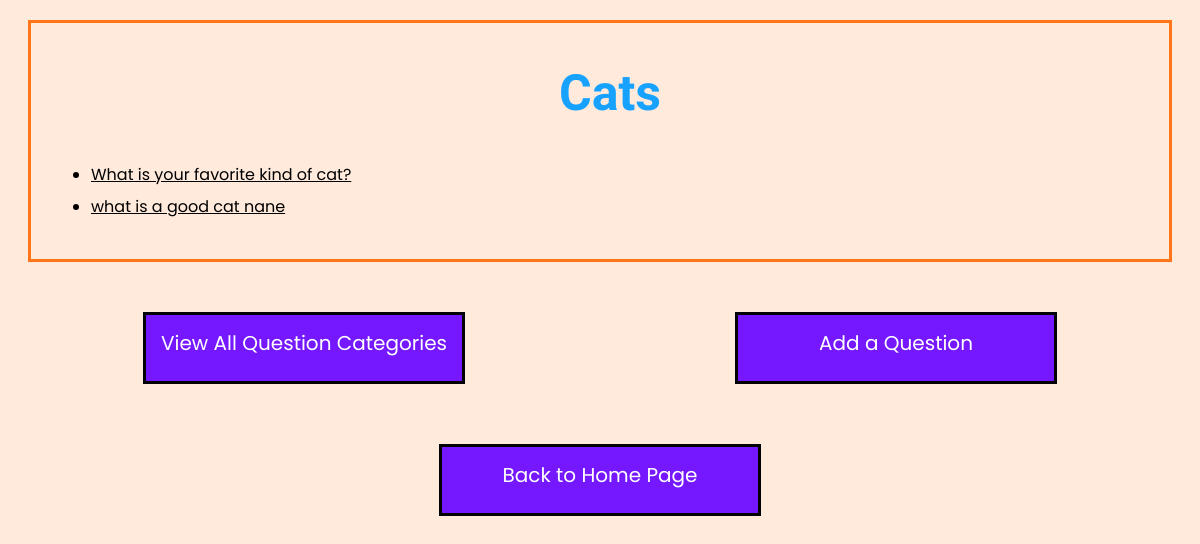
The page /polls/10/topic/ on the database its author committed.
### polls/models.py (models this page shows, shortened)
class Topic(models.Model):
    topic_name = models.CharField(max_length=200)
    pub_date = models.DateTimeField("date published")

class Question(models.Model):
    topic = models.ManyToManyField(Topic)
    question_text = models.CharField(max_length=200)
    pub_date = models.DateTimeField("date published")

### polls/views.py (the view)
# urls.py: path("<int:pk>/topic/", views.topic_view, name="topic"),
def topic_view(request, pk):
    topic = get_object_or_404(Topic, pk=pk)
    questions = Question.objects.filter(topic=topic)
    return render(request, 'polls/topic.html', {
        'topic': topic,  # Pass the Topic object
        'question_by_topic_list': questions  # Pass the filtered Questions
    })

### polls/context_processors.py (called while the page is built)
def get_question_lists():
    questions = Question.objects.annotate(total_votes=Sum('choice__votes'))
    return {
        "latest_questions": ("Most Recent Questions", Question.objects.order_by("-pub_date")[:5]),
        "oldest_questions": ("Oldest Questions", Question.objects.order_by("pub_date")[:5]),
        "popular_questions": ("Most Popular Questions", questions.order_by('-total_votes')[:5]),
        "all_questions": ("All Questions", Question.objects.all()),
    }

def latest_questions(request):
    return {"latest_questions": get_question_lists()["latest_questions"]}

def oldest_questions(request):
    return {"oldest_questions": get_question_lists()["oldest_questions"]}

def popular_questions(request):
    return {"popular_questions": get_question_lists()["popular_questions"]}

def all_questions(request):
    return {"all_questions": get_question_lists()["all_questions"]}

def all_lists(request):
    return {"all_lists": get_question_lists()}

def specific_question_list(request):
    list_name = request.GET.get("list_name") # Extract list name from GET params
    question_list = get_question_lists().get(list_name, []) # Get selected list or empty
    return {"list_name": list_name, "question_list": question_list}

### polls/templates/polls/topic.html (shortened to what this page needs)
<!DOCTYPE html>
<html lang="en">
<head>
{% load static %}
<link rel="stylesheet" type="text/css" href="{% static 'polls/styles.css' %}">
</head>
<body>
<div class="list">
{% if question_by_topic_list %}
    <h1>{{ topic.topic_name }}</h1>
    <ul>
        {% for question in question_by_topic_list %}
        <li><a href="{% url 'polls:detail' question.id %}">{{ question.question_text }}</a></li>
        {% endfor %}
    </ul>
    {% else %}
        <p>There are no questions about this topic.</p>
{% endif %}
</div>
<div class="btns">
    <a href="{% url  'polls:questions' %}" class="btn">View All Question Categories</a>
    <a href="{% url 'polls:add_question' %}" class="btn">Add a Question</a>
</div>
<div>
    <a href="{% url 'polls:index' %}" class="btn">Back to Home Page</a>
</div>
</body>
</html>

### polls/static/polls/styles.css (style rules this page uses)
body { background-color: #FFEADC; font-family: "Poppins"; line-height: 2; font-size: 16px; }
h1 { font-family: "Kalam"; font-size: 50px; color: #18A2FF; text-align: center; }
a { color: black; }
.btns { display: grid; grid-template-columns: repeat(2, 1fr); }
.btn { display: block; width: 300px; height: 50px; background-color: #7518FF; color: white; font-size: 20px; margin: 10px 0; justify-self: center; text-align: center; border-style: solid; border-color: black; text-decoration: none; margin: 30px 0; padding: 8px; cursor: pointer; }
.list { display: block; margin: 20px; padding: 20px; border-style: solid; border-color: #FF7518; }
.list h1 { margin: 0 0 0 20px; }

### rows shown on the page
Topic: topic_name "Cats"
Question: question_text "What is your favorite kind of cat?"
Question: question_text "what is a good cat nane"
